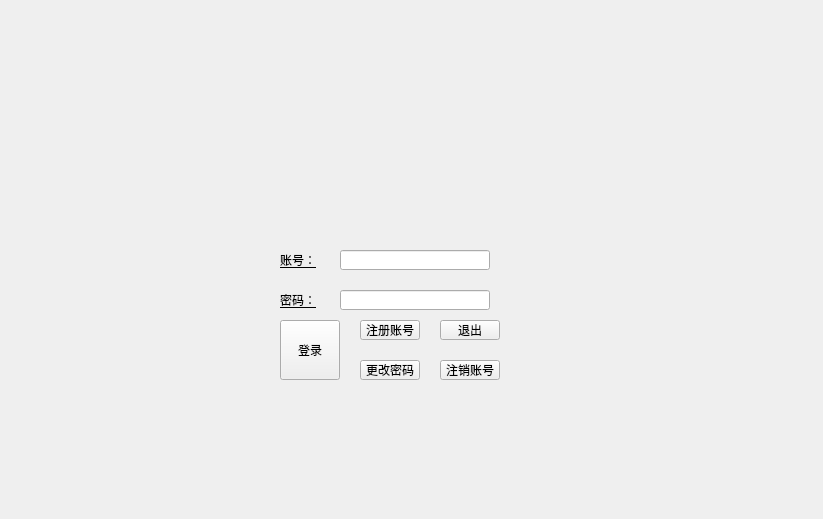
<?xml version="1.0" encoding="UTF-8"?>
<ui version="4.0">
 <class>Widget</class>
 <widget class="QWidget" name="Widget">
  <property name="enabled">
   <bool>true</bool>
  </property>
  <property name="geometry">
   <rect>
    <x>0</x>
    <y>0</y>
    <width>823</width>
    <height>519</height>
   </rect>
  </property>
  <property name="minimumSize">
   <size>
    <width>823</width>
    <height>519</height>
   </size>
  </property>
  <property name="maximumSize">
   <size>
    <width>823</width>
    <height>519</height>
   </size>
  </property>
  <property name="windowTitle">
   <string>Widget</string>
  </property>
  <property name="autoFillBackground">
   <bool>false</bool>
  </property>
  <widget class="QLabel" name="label">
   <property name="geometry">
    <rect>
     <x>280</x>
     <y>250</y>
     <width>40</width>
     <height>20</height>
    </rect>
   </property>
   <property name="styleSheet">
    <string notr="true">
text-decoration: underline;
font: 11pt &quot;Microsoft YaHei UI&quot;rgb(0, 0, 0);</string>
   </property>
   <property name="text">
    <string>账号：</string>
   </property>
  </widget>
  <widget class="QPushButton" name="pushButton_2">
   <property name="geometry">
    <rect>
     <x>440</x>
     <y>320</y>
     <width>60</width>
     <height>20</height>
    </rect>
   </property>
   <property name="autoFillBackground">
    <bool>false</bool>
   </property>
   <property name="styleSheet">
    <string notr="true">
font: 10pt &quot;幼圆&quot;;</string>
   </property>
   <property name="text">
    <string>退出</string>
   </property>
  </widget>
  <widget class="QPushButton" name="pushButton">
   <property name="geometry">
    <rect>
     <x>280</x>
     <y>320</y>
     <width>60</width>
     <height>60</height>
    </rect>
   </property>
   <property name="autoFillBackground">
    <bool>false</bool>
   </property>
   <property name="styleSheet">
    <string>
font: 10pt &quot;幼圆&quot;;</string>
   </property>
   <property name="text">
    <string>登录</string>
   </property>
  </widget>
  <widget class="QLineEdit" name="lineEdit_2">
   <property name="geometry">
    <rect>
     <x>340</x>
     <y>290</y>
     <width>150</width>
     <height>20</height>
    </rect>
   </property>
   <property name="styleSheet">
    <string>
font: 11pt &quot;Microsoft YaHei UI&quot;;</string>
   </property>
  </widget>
  <widget class="QPushButton" name="pushButton_4">
   <property name="geometry">
    <rect>
     <x>360</x>
     <y>360</y>
     <width>60</width>
     <height>20</height>
    </rect>
   </property>
   <property name="autoFillBackground">
    <bool>false</bool>
   </property>
   <property name="styleSheet">
    <string notr="true">
font: 10pt &quot;幼圆&quot;;</string>
   </property>
   <property name="text">
    <string>更改密码</string>
   </property>
  </widget>
  <widget class="QLineEdit" name="lineEdit">
   <property name="geometry">
    <rect>
     <x>340</x>
     <y>250</y>
     <width>150</width>
     <height>20</height>
    </rect>
   </property>
   <property name="styleSheet">
    <string>
font: 11pt &quot;Microsoft YaHei UI&quot;;</string>
   </property>
  </widget>
  <widget class="QPushButton" name="pushButton_3">
   <property name="geometry">
    <rect>
     <x>360</x>
     <y>320</y>
     <width>60</width>
     <height>20</height>
    </rect>
   </property>
   <property name="autoFillBackground">
    <bool>false</bool>
   </property>
   <property name="styleSheet">
    <string notr="true">
font: 10pt &quot;幼圆&quot;;</string>
   </property>
   <property name="text">
    <string>注册账号</string>
   </property>
  </widget>
  <widget class="QLabel" name="label_2">
   <property name="geometry">
    <rect>
     <x>280</x>
     <y>290</y>
     <width>40</width>
     <height>20</height>
    </rect>
   </property>
   <property name="styleSheet">
    <string notr="true">
text-decoration: underline;
font: 11pt &quot;Microsoft YaHei UI&quot;rgb(0, 0, 0);</string>
   </property>
   <property name="text">
    <string>密码：</string>
   </property>
  </widget>
  <widget class="QPushButton" name="pushButton_5">
   <property name="geometry">
    <rect>
     <x>440</x>
     <y>360</y>
     <width>60</width>
     <height>20</height>
    </rect>
   </property>
   <property name="autoFillBackground">
    <bool>false</bool>
   </property>
   <property name="styleSheet">
    <string notr="true">
font: 10pt &quot;幼圆&quot;;</string>
   </property>
   <property name="text">
    <string>注销账号</string>
   </property>
  </widget>
 </widget>
 <resources/>
 <connections/>
</ui>
